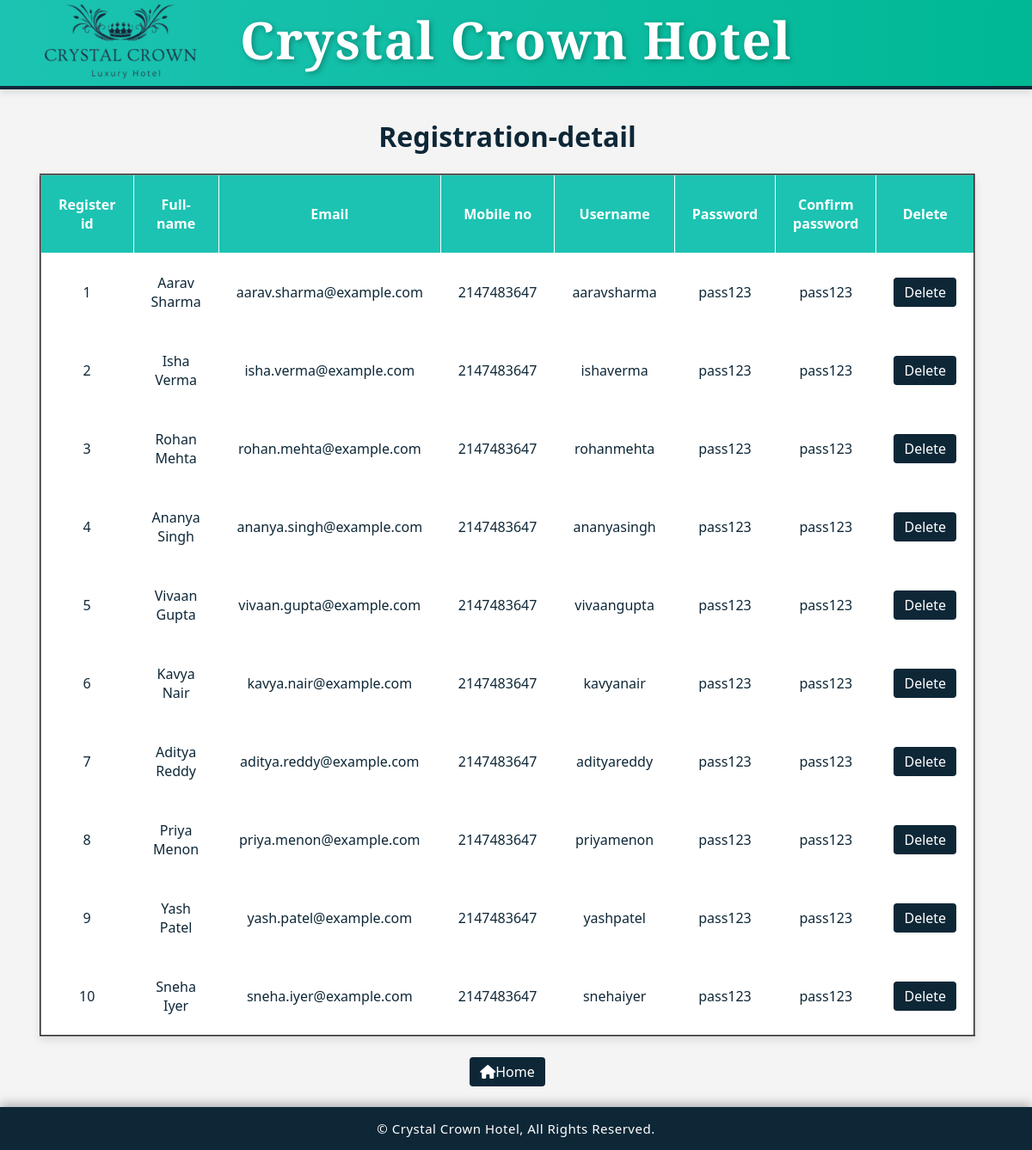
Screenshot of /project/admin/ragistration_master.php with the database file from the repository.
### tables this page shows
CREATE TABLE `signup` (
  `registaration_id` int(11) NOT NULL,
  `fullname` varchar(50) NOT NULL,
  `email` varchar(30) NOT NULL,
  `mobile_no` int(10) NOT NULL,
  `username` varchar(50) NOT NULL,
  `password` varchar(10) NOT NULL,
  `confirm_password` varchar(10) NOT NULL
);

### project/admin/ragistration_master.php (the view, shortened to what this page needs)
<!DOCTYPE html>
<html lang="en">
<head>
    <link rel="stylesheet" href="design.css" />
	<link rel="stylesheet" href="https://cdnjs.cloudflare.com/ajax/libs/font-awesome/6.5.0/css/all.min.css">
</head>
<body>
    </body>
</html>
<?php
include ("header.php");
    $con=mysqli_connect("localhost","root","","crystal_crown_hotel");
    $que="SELECT * FROM `signup`";
   $result= mysqli_query($con,$que);
    echo"<center><h1><br><br>Registration-detail</h1>
    <table  border='2px'>
        <tr>
            <th>Register id</th>
            <th>Full-name</th>
            <th>Email</th>
            <th>Mobile no</th>
            <th>Username</th>
            <th>Password</th>
            <th>Confirm password</th>
            <th>Delete</th>
            </tr>";
            while($row=mysqli_fetch_array($result))
            {
                echo"<tr>
                    <td>$row[0]</td>
                    <td>$row[1]</td>
                    <td>$row[2]</td>
                    <td>$row[3]</td>
                    <td>$row[4]</td>
                    <td>$row[5]</td>
                    <td>$row[6]</td>
                    <td><a href='ragistration_delete.php?id=$row[0]'>Delete</a></td>
                    </tr>";
            }
            echo"</table></center>";
            echo "<center></center><div class='btn'>
    <a href='index.php'><i class='fas fa-home'></i>Home</a>
	</div></center>";
            include("footer.php");
    ?>

### project/admin/design.css (style rules this page uses)
body { background-color: white; font-family: 'Segoe UI', sans-serif; padding: 100px ; padding-top: 50px; margin-top: 50px; color: #0e2737; }
.btn { text-align: center; margin-top: 30px; }
tr:nth-child(even) { background: white; }
html { scroll-behavior: smooth; }
table { width: 100%; width: 100%; padding:100px; max-width: 800px; margin: auto; border-collapse: collapse; background-color: white; box-shadow: 0 4px 10px rgba(0,0,0,0.1); }
th, td { border: 1px solid white; text-align: center; padding: 20px; height:50px; width:50px; }
th { background-color: #1cc3b2; color: white; }
a { color:white; text-decoration: none; background-color: #0e2737; padding: 6px 12px; border-radius: 4px; transition: background 0.3s; }

### project/admin/header.php (style rules this page uses)
a { color:white; text-decoration: none; }

### project/admin/footer.php (style rules this page uses)
body { margin: 0; padding: 30px 20px 80px 0; background: #f4f4f4; font-family: 'Segoe UI', sans-serif; }

### rows the page displays
signup: registaration_id "1", fullname "Aarav Sharma", email "aarav.sharma@example.com", mobile_no "2147483647", username "aaravsharma", password "pass123", confirm_password "pass123"
signup: registaration_id "2", fullname "Isha Verma", email "isha.verma@example.com", mobile_no "2147483647", username "ishaverma", password "pass123", confirm_password "pass123"
signup: registaration_id "3", fullname "Rohan Mehta", email "rohan.mehta@example.com", mobile_no "2147483647", username "rohanmehta", password "pass123", confirm_password "pass123"
signup: registaration_id "4", fullname "Ananya Singh", email "ananya.singh@example.com", mobile_no "2147483647", username "ananyasingh", password "pass123", confirm_password "pass123"
signup: registaration_id "5", fullname "Vivaan Gupta", email "vivaan.gupta@example.com", mobile_no "2147483647", username "vivaangupta", password "pass123", confirm_password "pass123"
signup: registaration_id "6", fullname "Kavya Nair", email "kavya.nair@example.com", mobile_no "2147483647", username "kavyanair", password "pass123", confirm_password "pass123"
signup: registaration_id "7", fullname "Aditya Reddy", email "aditya.reddy@example.com", mobile_no "2147483647", username "adityareddy", password "pass123", confirm_password "pass123"
signup: registaration_id "8", fullname "Priya Menon", email "priya.menon@example.com", mobile_no "2147483647", username "priyamenon", password "pass123", confirm_password "pass123"
signup: registaration_id "9", fullname "Yash Patel", email "yash.patel@example.com", mobile_no "2147483647", username "yashpatel", password "pass123", confirm_password "pass123"
signup: registaration_id "10", fullname "Sneha Iyer", email "sneha.iyer@example.com", mobile_no "2147483647", username "snehaiyer", password "pass123", confirm_password "pass123"
